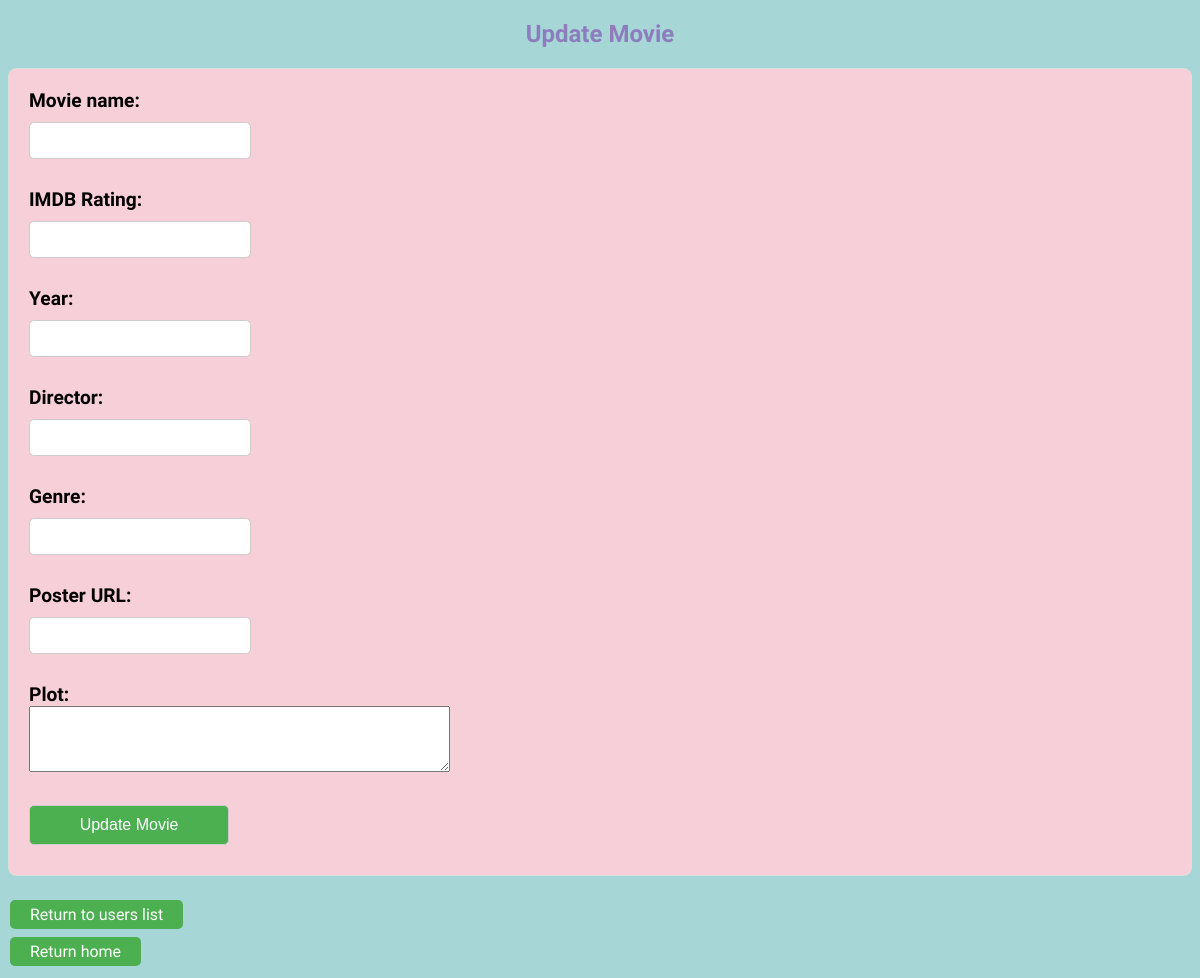
Page /users/2/update_movie/2 on the earlier database version.
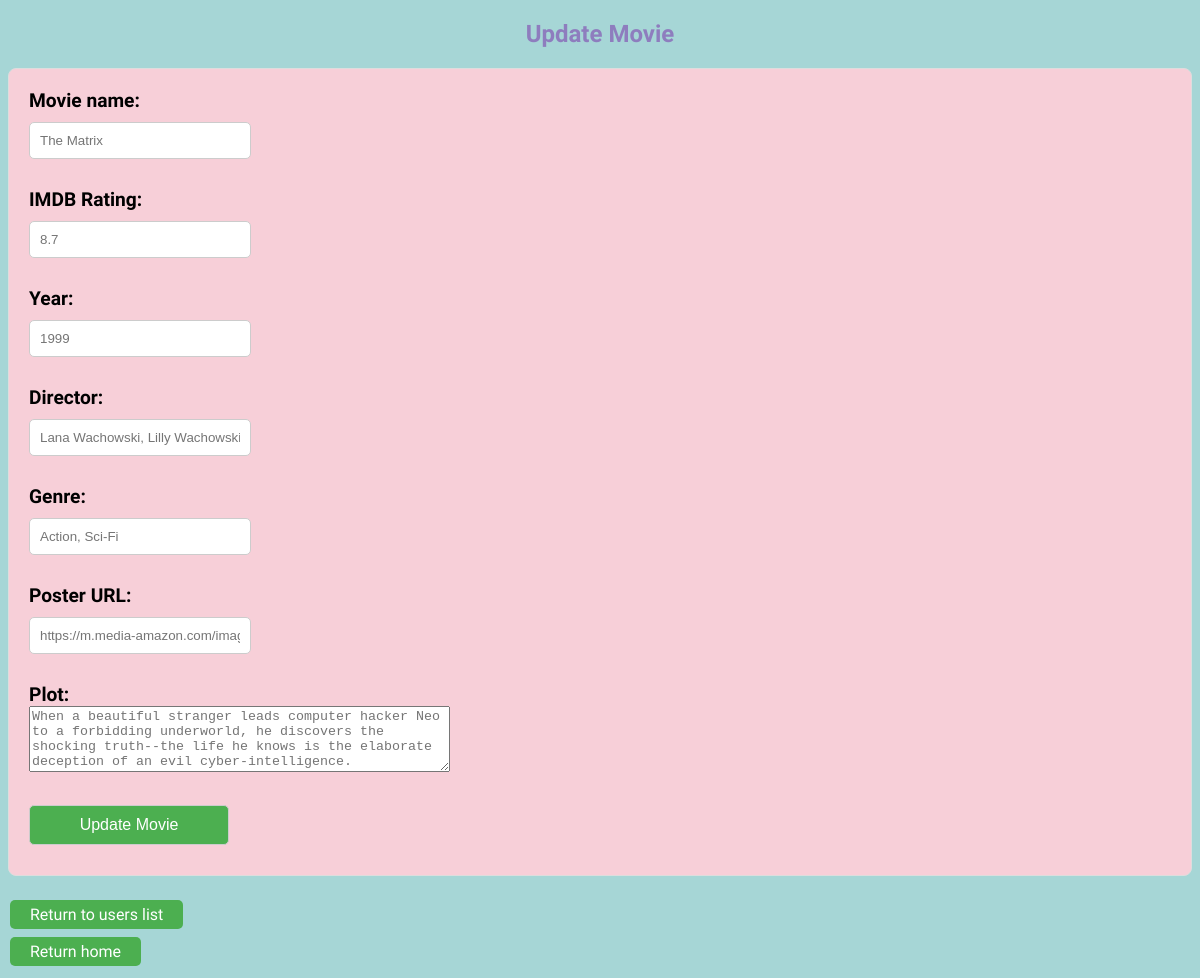
Same page on the later database version.
### data_models.py (models this page shows, shortened)
class Movie(db.Model): # pylint: disable=too-few-public-methods
    __tablename__ = 'movies'
    movie_id = db.Column(db.Integer, primary_key=True, autoincrement=True)
    movie_name = db.Column(db.String, nullable=False)
    rating = db.Column(db.Float)
    year = db.Column(db.Integer)
    director = db.Column(db.String)
    genre = db.Column(db.String)
    poster_url = db.Column(db.String)
    plot = db.Column(db.String)
    user_movies = db.relationship('UserMovie', backref='movie_relation')

### app_ssr.py (the view, shortened to what this page needs)
@app.route('/users/<int:user_id>/update_movie/<int:movie_id>', methods=['GET', 'POST'])
def update_movie(user_id, movie_id):
    movie = data_manager.get_movie(movie_id)
    return render_template('update_movie.html',
                            user_id=user_id,
                            movie_id=movie_id,
                            movie=movie)

### datamanager/data_manager_sqlite.py (called while the page is built)
    def get_movie(self, movie_id: int) -> Movie:
        movie = Movie.query.filter_by(movie_id=movie_id).first()
        return movie

### templates/update_movie.html (shortened to what this page needs)
<!DOCTYPE html>
<html lang="en">
<head>
    <link rel="stylesheet" type="text/css" href="{{ url_for('static', filename='style.css') }}">
</head>
<body>
    <h2>Update Movie</h2>
    <div class="form" id="Form">
        <form action="/users/{{ user_id }}/update_movie/{{ movie_id }}" method="POST">
            <label for="movie_name"><h3>Movie name:</h3></label>
            <input type="text" id="movie_name" name="rating" placeholder="{{ movie.movie_name }}" minlength="1" maxlength="50"><br><br>
            <label for="rating"><h3>IMDB Rating:</h3></label>
            <input type="number" id="rating" name="rating" placeholder="{{ movie.rating }}" min="0" max="10" step="0.1"><br><br>
            <label for="year"><h3>Year:</h3></label>
            <input type="number" id="year" name="year" placeholder="{{ movie.year }}" min="1895" max="2030" minlength="4" maxlength="4"><br><br>
            <label for="director"><h3>Director:</h3></label>
            <input type="text" id="director" name="director" placeholder="{{ movie.director }}" minlength="5" maxlength="50"><br><br>
            <label for="genre"><h3>Genre:</h3></label>
            <input type="text" id="genre" name="genre" placeholder="{{ movie.genre }}" minlength="5" maxlength="50"><br><br>
            <label for="poster_url"><h3>Poster URL:</h3></label>
            <input type="url" id="poster_url" name="poster_url" placeholder="{{ movie.poster_url }}" minlength="20" maxlength="180"><br><br>
            <label for="plot"><h3>Plot:</h3></label>
            <textarea id="plot" name="plot" rows="4" cols="50" placeholder="{{ movie.plot }}" minlength="20" maxlength="500"></textarea><br><br>
            <input type="submit" value="Update Movie" class="button">
        </form>
    </div>
    <div id="links">
        <a href="/users" class="button">Return to users list</a><br>
        <a href="/home" class="button">Return home</a><br>
    </div>
</body>
</html>

Differences in the rows shown:
added Movie: rating "The Matrix", rating "8.7", year "1999", director "Lana Wachowski, Lilly Wachowski", genre "Action, Sci-Fi", poster_url "https://m.media-amazon.com/images/M/MV5BN2NmN2VhMTQtMDNiOS00NDlhLTliMjgtODE2ZTY0ODQyNDRhXkEyXkFqcGc@._V1_SX300.jpg", plot "When a beautiful stranger leads computer hacker Neo to a forbidding underworld, he discovers the shocking truth--the life he knows is the elaborate deception of an evil cyber-intelligence."
